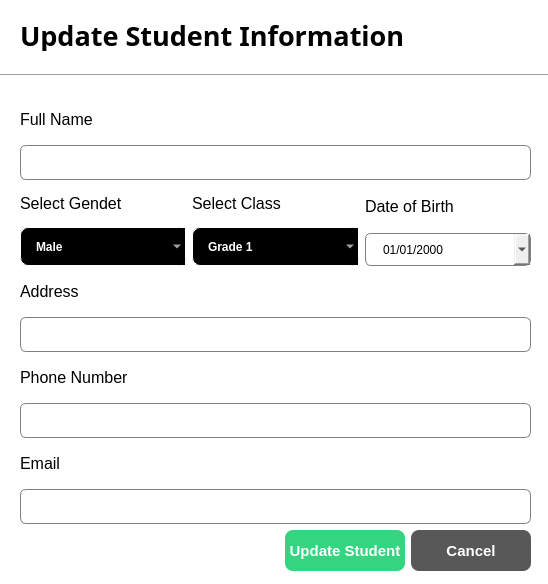
<?xml version="1.0" encoding="UTF-8"?>
<ui version="4.0">
 <class>Update_StudentsDialog</class>
 <widget class="QDialog" name="Update_StudentsDialog">
  <property name="geometry">
   <rect>
    <x>0</x>
    <y>0</y>
    <width>548</width>
    <height>584</height>
   </rect>
  </property>
  <property name="windowTitle">
   <string>Dialog</string>
  </property>
  <property name="styleSheet">
   <string notr="true">QDialog {
	background-color: rgb(255, 255, 255);
}

QLineEdit {
	border: 1px solid grey;
	border-radius: 6;
	padding-left: 15px;
	height: 35;
}

QDateEdit {
	border: 1px solid grey;
	border-radius: 6;
	padding-left: 15px;
	height: 31;
}

QComboBox {
	border: 1px solid white;
	border-radius: 8;
	padding: 1 18 1 15;
	color: rgb(255, 255, 255);
	background-color: rgb(0, 0, 0);
	height: 35;
	font-weight: bold;
	selection-background-color: #2980B9
}</string>
  </property>
  <widget class="Line" name="line">
   <property name="geometry">
    <rect>
     <x>0</x>
     <y>60</y>
     <width>551</width>
     <height>31</height>
    </rect>
   </property>
   <property name="orientation">
    <enum>Qt::Horizontal</enum>
   </property>
  </widget>
  <widget class="QLabel" name="label">
   <property name="geometry">
    <rect>
     <x>20</x>
     <y>20</y>
     <width>411</width>
     <height>31</height>
    </rect>
   </property>
   <property name="font">
    <font>
     <family>Segoe UI Black</family>
     <pointsize>20</pointsize>
     <bold>true</bold>
    </font>
   </property>
   <property name="text">
    <string>Update Student Information</string>
   </property>
  </widget>
  <widget class="QWidget" name="layoutWidget">
   <property name="geometry">
    <rect>
     <x>20</x>
     <y>100</y>
     <width>511</width>
     <height>471</height>
    </rect>
   </property>
   <layout class="QGridLayout" name="gridLayout">
    <item row="0" column="0">
     <layout class="QVBoxLayout" name="verticalLayout_8">
      <item>
       <layout class="QVBoxLayout" name="verticalLayout">
        <item>
         <widget class="QLabel" name="label_2">
          <property name="font">
           <font>
            <family>Segoe UI</family>
            <pointsize>12</pointsize>
            <bold>false</bold>
           </font>
          </property>
          <property name="text">
           <string>Full Name</string>
          </property>
         </widget>
        </item>
        <item>
         <widget class="QLineEdit" name="update_name_LineEdit">
          <property name="minimumSize">
           <size>
            <width>0</width>
            <height>35</height>
           </size>
          </property>
          <property name="maximumSize">
           <size>
            <width>16777215</width>
            <height>35</height>
           </size>
          </property>
         </widget>
        </item>
       </layout>
      </item>
      <item>
       <layout class="QHBoxLayout" name="horizontalLayout">
        <item>
         <layout class="QVBoxLayout" name="verticalLayout_5">
          <item>
           <widget class="QLabel" name="label_6">
            <property name="font">
             <font>
              <family>Segoe UI</family>
              <pointsize>12</pointsize>
              <bold>false</bold>
             </font>
            </property>
            <property name="text">
             <string>Select Gendet</string>
            </property>
           </widget>
          </item>
          <item>
           <widget class="QComboBox" name="update_gender_comboBox">
            <item>
             <property name="text">
              <string>Male</string>
             </property>
            </item>
            <item>
             <property name="text">
              <string>Female</string>
             </property>
            </item>
           </widget>
          </item>
         </layout>
        </item>
        <item>
         <layout class="QVBoxLayout" name="verticalLayout_6">
          <item>
           <widget class="QLabel" name="label_7">
            <property name="font">
             <font>
              <family>Segoe UI</family>
              <pointsize>12</pointsize>
              <bold>false</bold>
             </font>
            </property>
            <property name="text">
             <string>Select Class</string>
            </property>
           </widget>
          </item>
          <item>
           <widget class="QComboBox" name="update_class_comboBox_2">
            <item>
             <property name="text">
              <string>Grade 1</string>
             </property>
            </item>
            <item>
             <property name="text">
              <string>Grade 2</string>
             </property>
            </item>
            <item>
             <property name="text">
              <string>Grade 3</string>
             </property>
            </item>
            <item>
             <property name="text">
              <string>Grade 4</string>
             </property>
            </item>
            <item>
             <property name="text">
              <string>Grade 5</string>
             </property>
            </item>
            <item>
             <property name="text">
              <string>Grade 6</string>
             </property>
            </item>
            <item>
             <property name="text">
              <string>Grade 7</string>
             </property>
            </item>
            <item>
             <property name="text">
              <string>Grade 8</string>
             </property>
            </item>
            <item>
             <property name="text">
              <string>Grade 9</string>
             </property>
            </item>
            <item>
             <property name="text">
              <string>Grade 10</string>
             </property>
            </item>
            <item>
             <property name="text">
              <string>Grade 11</string>
             </property>
            </item>
           </widget>
          </item>
         </layout>
        </item>
        <item>
         <layout class="QVBoxLayout" name="verticalLayout_7">
          <item>
           <widget class="QLabel" name="label_8">
            <property name="font">
             <font>
              <family>Segoe UI</family>
              <pointsize>12</pointsize>
              <bold>false</bold>
             </font>
            </property>
            <property name="text">
             <string>Date of Birth</string>
            </property>
           </widget>
          </item>
          <item>
           <widget class="QDateEdit" name="update_dob_dateEdit">
            <property name="displayFormat">
             <string>dd/MM/yyyy</string>
            </property>
            <property name="calendarPopup">
             <bool>true</bool>
            </property>
           </widget>
          </item>
         </layout>
        </item>
       </layout>
      </item>
      <item>
       <layout class="QVBoxLayout" name="verticalLayout_2">
        <item>
         <widget class="QLabel" name="label_3">
          <property name="font">
           <font>
            <family>Segoe UI</family>
            <pointsize>12</pointsize>
            <bold>false</bold>
           </font>
          </property>
          <property name="text">
           <string>Address</string>
          </property>
         </widget>
        </item>
        <item>
         <widget class="QLineEdit" name="update_address_LineEdit">
          <property name="minimumSize">
           <size>
            <width>0</width>
            <height>35</height>
           </size>
          </property>
          <property name="maximumSize">
           <size>
            <width>16777215</width>
            <height>35</height>
           </size>
          </property>
         </widget>
        </item>
       </layout>
      </item>
      <item>
       <layout class="QVBoxLayout" name="verticalLayout_3">
        <item>
         <widget class="QLabel" name="label_4">
          <property name="font">
           <font>
            <family>Segoe UI</family>
            <pointsize>12</pointsize>
            <bold>false</bold>
           </font>
          </property>
          <property name="text">
           <string>Phone Number</string>
          </property>
         </widget>
        </item>
        <item>
         <widget class="QLineEdit" name="update_phone_LineEdit">
          <property name="minimumSize">
           <size>
            <width>0</width>
            <height>35</height>
           </size>
          </property>
          <property name="maximumSize">
           <size>
            <width>16777215</width>
            <height>35</height>
           </size>
          </property>
         </widget>
        </item>
       </layout>
      </item>
      <item>
       <layout class="QVBoxLayout" name="verticalLayout_4">
        <item>
         <widget class="QLabel" name="label_5">
          <property name="font">
           <font>
            <family>Segoe UI</family>
            <pointsize>12</pointsize>
            <bold>false</bold>
           </font>
          </property>
          <property name="text">
           <string>Email</string>
          </property>
         </widget>
        </item>
        <item>
         <widget class="QLineEdit" name="update_email_LineEdit">
          <property name="minimumSize">
           <size>
            <width>0</width>
            <height>35</height>
           </size>
          </property>
          <property name="maximumSize">
           <size>
            <width>16777215</width>
            <height>35</height>
           </size>
          </property>
         </widget>
        </item>
       </layout>
      </item>
     </layout>
    </item>
    <item row="1" column="0">
     <layout class="QHBoxLayout" name="horizontalLayout_2">
      <item>
       <spacer name="horizontalSpacer">
        <property name="orientation">
         <enum>Qt::Horizontal</enum>
        </property>
        <property name="sizeHint" stdset="0">
         <size>
          <width>40</width>
          <height>20</height>
         </size>
        </property>
       </spacer>
      </item>
      <item>
       <widget class="QPushButton" name="update_saveStudent_btn">
        <property name="minimumSize">
         <size>
          <width>120</width>
          <height>41</height>
         </size>
        </property>
        <property name="styleSheet">
         <string notr="true">QPushButton {
	background-color:#34D481;
	color: rgb(255, 255, 255);
	border: none;
	border-radius: 8;
	font-weight: bold;
	font-size:15px;
}</string>
        </property>
        <property name="text">
         <string>Update Student</string>
        </property>
       </widget>
      </item>
      <item>
       <widget class="QPushButton" name="update_cancel_btn">
        <property name="minimumSize">
         <size>
          <width>120</width>
          <height>41</height>
         </size>
        </property>
        <property name="styleSheet">
         <string notr="true">QPushButton {
	background-color:#585858;
	color: rgb(255, 255, 255);
	border: none;
	border-radius: 8;
	font-weight: bold;
	font-size:15px;
}</string>
        </property>
        <property name="text">
         <string>Cancel</string>
        </property>
       </widget>
      </item>
     </layout>
    </item>
   </layout>
  </widget>
 </widget>
 <resources/>
 <connections/>
</ui>
